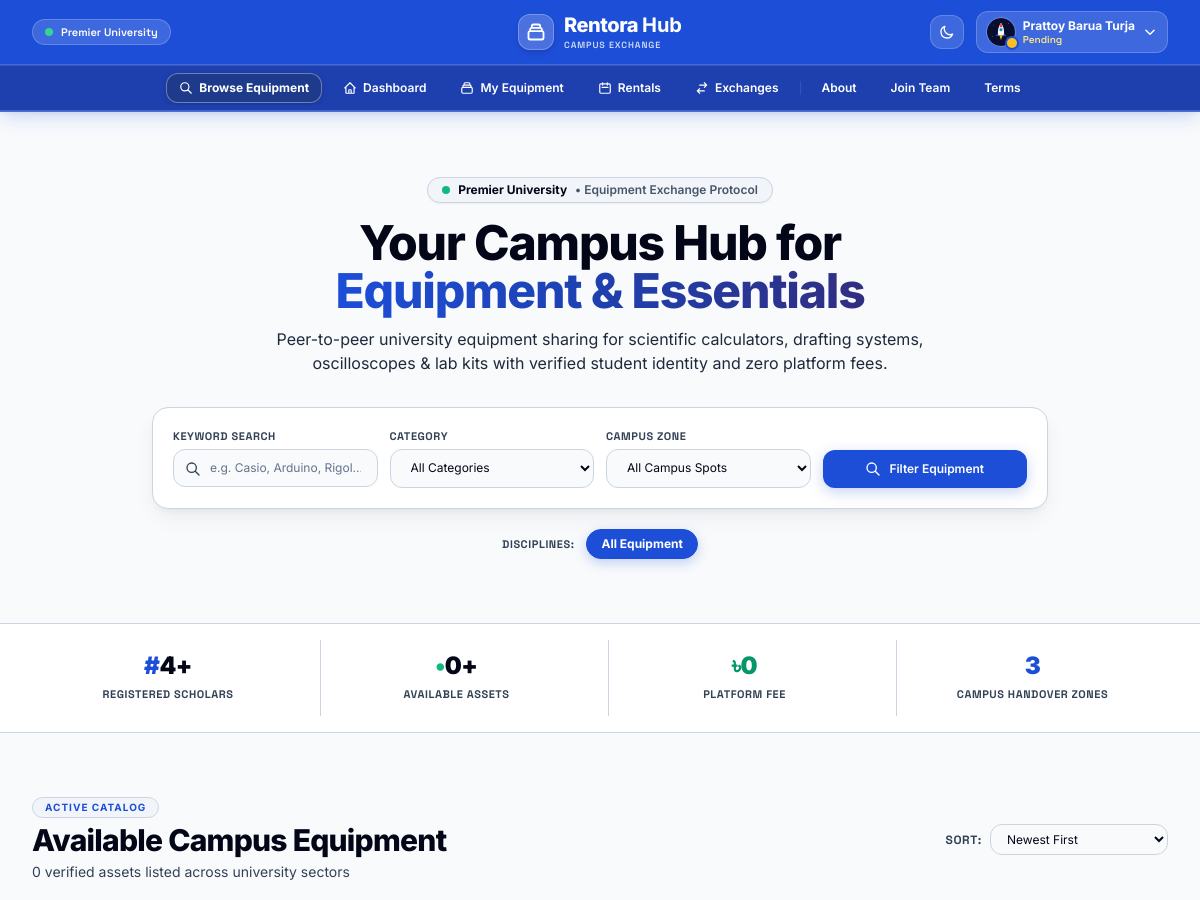
Before: /code_division/Shreya/index.php (signed in, upper part) with the older database file.
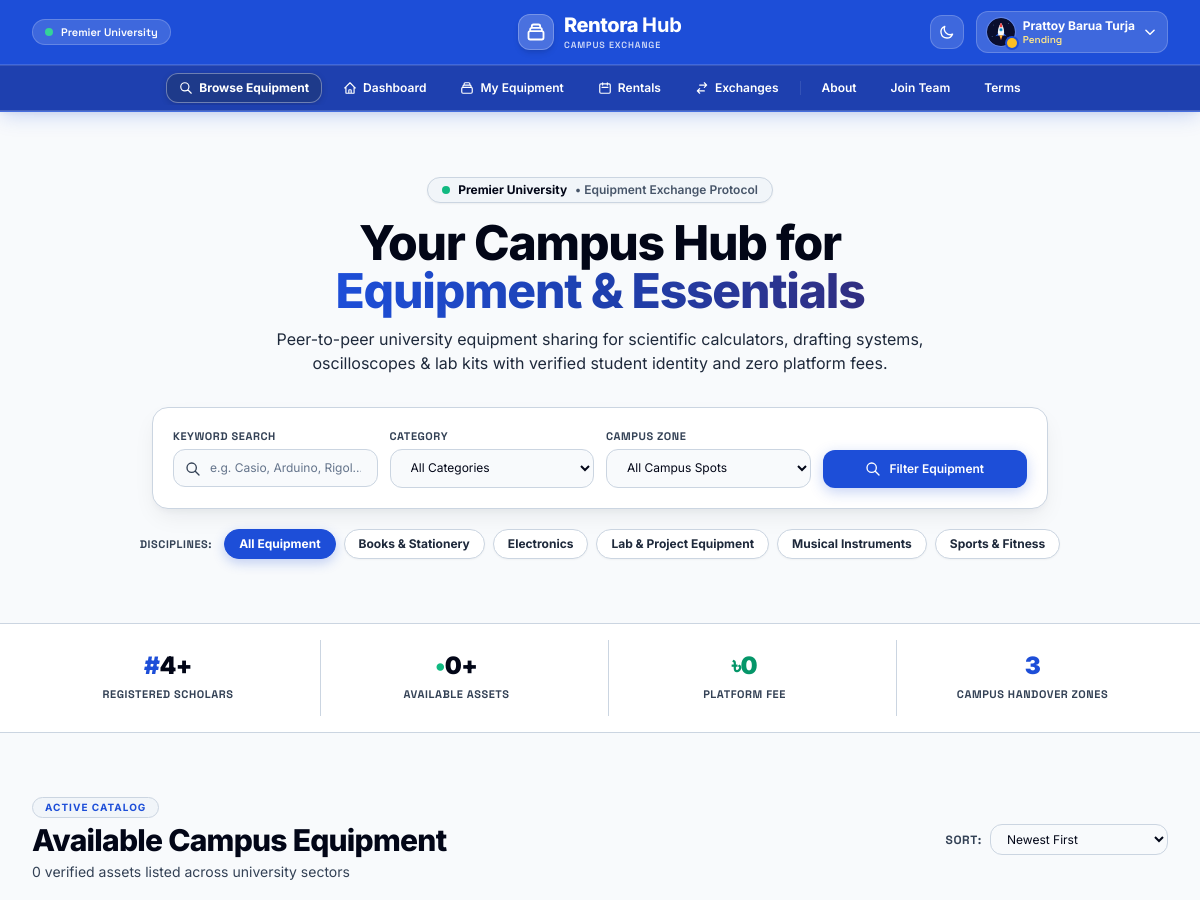
After: the same page with the newer database file.
### tables this page shows
CREATE TABLE category (
    category_id    INT UNSIGNED AUTO_INCREMENT PRIMARY KEY,
    category_name  VARCHAR(50) NOT NULL,
    CONSTRAINT uq_category_name UNIQUE (category_name)
);

### code_division/Shreya/index.php (the view, shortened to what the changed rows need)
<?php
require_once(__DIR__ . '/config/db.php');
$category_id = (isset($_GET['category_id']) && $_GET['category_id'] !== 'ALL' && $_GET['category_id'] !== '') ? (int)$_GET['category_id'] : 0;
$categories = [];
try {
    $catStmt = $pdo->query("
        SELECT c.category_id, c.category_name, COUNT(e.equipment_id) as item_count
        FROM category c
        LEFT JOIN equipment e ON c.category_id = e.category_id AND e.availability_status = 'Available'
        WHERE c.category_name != 'Furniture'
        GROUP BY c.category_id, c.category_name
        ORDER BY c.category_name ASC
    ");
    $categories = $catStmt->fetchAll();
} catch (Exception $e) {
    $categories = [];
}
require_once(__DIR__ . '/includes/header.php');
require_once(__DIR__ . '/includes/nav.php');
?>
  <div class="antimatter-viewport relative w-full overflow-hidden flex-1">
    <section class="relative bg-canvas border-b border-subtle py-12 sm:py-16 transition-colors">
      <div class="relative max-w-6xl mx-auto px-4 sm:px-6 lg:px-8 text-center z-10">
        <h1 class="text-3xl sm:text-4xl lg:text-5xl font-extrabold tracking-tight leading-tight max-w-3xl mx-auto text-slate-950 dark:text-primary">
          Your Campus Hub for <br class="hidden sm:inline">
          <span class="text-transparent bg-clip-text bg-gradient-to-r from-blue-700 via-blue-800 to-indigo-900 dark:from-sky-400 dark:via-cyan-400 dark:to-teal-300">Equipment &amp; Essentials</span>
        </h1>
        <div class="mt-5 flex flex-wrap justify-center items-center gap-2 text-xs">
          <span class="text-slate-700 dark:text-muted font-mono font-bold text-[11px] uppercase tracking-wider mr-1">Disciplines:</span>
          <a href="index.php" class="quantum-pill <?php echo ($category_id === 0) ? 'quantum-pill-active' : ''; ?>">
            All Equipment
          </a>
          <?php foreach ($categories as $cat): ?>
            <?php $cid = $cat['category_id'] ?? $cat['id']; ?>
            <a href="index.php?category_id=<?php echo $cid; ?>" class="quantum-pill <?php echo ($category_id == $cid) ? 'quantum-pill-active' : ''; ?>">
              <?php echo htmlspecialchars($cat['category_name'] ?? $cat['name'] ?? ''); ?>
            </a>
          <?php endforeach; ?>
        </div>
      </div>
    </section>
    <main class="py-12 sm:py-16 w-full bg-canvas">
      <div class="max-w-7xl mx-auto px-4 sm:px-6 lg:px-8">
        <div class="flex flex-col sm:flex-row justify-between items-start sm:items-center gap-4 mb-8">
          <div>
            <h2 class="text-2xl sm:text-3xl font-extrabold text-slate-950 dark:text-primary tracking-tight">Available Campus Equipment</h2>
          </div>
        </div>
      </div>
    </main>
  </div>
<?php require_once(__DIR__ . '/includes/footer.php'); ?>

Changed rows visible on the page:
added category: category_name "Books & Stationery"
added category: category_name "Electronics"
added category: category_name "Lab & Project Equipment"
added category: category_name "Musical Instruments"
added category: category_name "Sports & Fitness"
